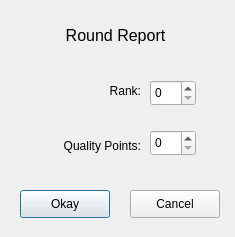
<?xml version="1.0" encoding="UTF-8"?>
<ui version="4.0">
 <class>Round_Report</class>
 <widget class="QDialog" name="Round_Report">
  <property name="geometry">
   <rect>
    <x>0</x>
    <y>0</y>
    <width>235</width>
    <height>237</height>
   </rect>
  </property>
  <property name="windowTitle">
   <string>Round Report</string>
  </property>
  <property name="windowIcon">
   <iconset>
    <normaloff>4n6_icon.png</normaloff>4n6_icon.png</iconset>
  </property>
  <widget class="QLabel" name="label">
   <property name="geometry">
    <rect>
     <x>10</x>
     <y>80</y>
     <width>131</width>
     <height>21</height>
    </rect>
   </property>
   <property name="text">
    <string>Rank:</string>
   </property>
   <property name="alignment">
    <set>Qt::AlignRight|Qt::AlignTrailing|Qt::AlignVCenter</set>
   </property>
  </widget>
  <widget class="QLabel" name="label_2">
   <property name="geometry">
    <rect>
     <x>10</x>
     <y>130</y>
     <width>131</width>
     <height>31</height>
    </rect>
   </property>
   <property name="text">
    <string>Quality Points:</string>
   </property>
   <property name="alignment">
    <set>Qt::AlignRight|Qt::AlignTrailing|Qt::AlignVCenter</set>
   </property>
  </widget>
  <widget class="QSpinBox" name="round_rank">
   <property name="geometry">
    <rect>
     <x>150</x>
     <y>80</y>
     <width>46</width>
     <height>26</height>
    </rect>
   </property>
  </widget>
  <widget class="QSpinBox" name="round_qp">
   <property name="geometry">
    <rect>
     <x>150</x>
     <y>130</y>
     <width>46</width>
     <height>26</height>
    </rect>
   </property>
  </widget>
  <widget class="QLabel" name="round_label">
   <property name="geometry">
    <rect>
     <x>20</x>
     <y>10</y>
     <width>191</width>
     <height>51</height>
    </rect>
   </property>
   <property name="font">
    <font>
     <pointsize>12</pointsize>
     <italic>false</italic>
    </font>
   </property>
   <property name="text">
    <string>Round Report</string>
   </property>
   <property name="alignment">
    <set>Qt::AlignCenter</set>
   </property>
  </widget>
  <widget class="QPushButton" name="okay_button">
   <property name="geometry">
    <rect>
     <x>20</x>
     <y>190</y>
     <width>90</width>
     <height>28</height>
    </rect>
   </property>
   <property name="text">
    <string>Okay</string>
   </property>
  </widget>
  <widget class="QPushButton" name="cancel_button">
   <property name="geometry">
    <rect>
     <x>130</x>
     <y>190</y>
     <width>90</width>
     <height>28</height>
    </rect>
   </property>
   <property name="text">
    <string>Cancel</string>
   </property>
  </widget>
 </widget>
 <resources/>
 <connections/>
</ui>
